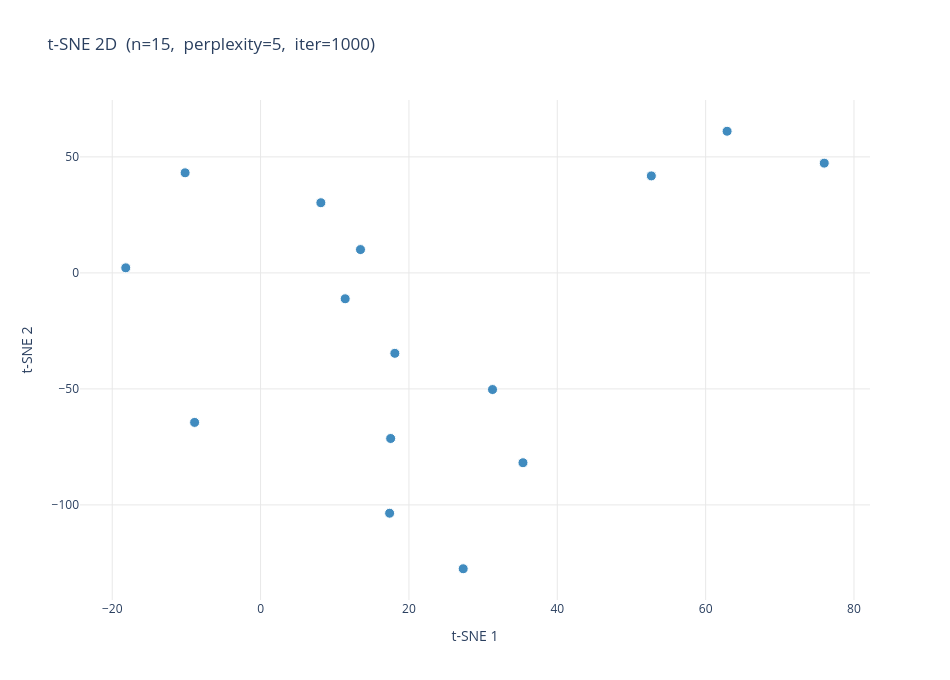

Write notebook code for a chart like this one.
### Code cell
plot_tsne(embeddings, result, output_path=None, dimensions=2)

### Figure 1 — Plotly figure (JSON) as saved in the notebook; plotly's stock layout.template omitted (floating-point values rounded to 4 significant figures)
{"data": [{"hovertemplate": "%{text}<extra>A1</extra>", "marker": {"color": "#1f77b4", "line": {"color": "white", "width": 1}, "opacity": 0.85, "size": 10}, "mode": "markers", "name": "A1", "text": ["images/A1/pai-SbcQ1Av0.png", "images/A1/pai-fMEceubf.png", "images/A1/pai-Ooz3Qfkt.png", "instances/A1/pai-SbcQ1Av0-16.png", "instances/A1/pai-SbcQ1Av0-9.png", "instances/A1/pai-SbcQ1Av0-15.png", "instances/A1/pai-SbcQ1Av0-1.png", "instances/A1/pai-fMEceubf-9.png", "instances/A1/pai-fMEceubf-16.png", "instances/A1/pai-fMEceubf-8.png", "instances/A1/pai-fMEceubf-7.png", "instances/A1/pai-Ooz3Qfkt-10.png", "instances/A1/pai-Ooz3Qfkt-8.png", "instances/A1/pai-Ooz3Qfkt-6.png", "instances/A1/pai-Ooz3Qfkt-16.png"], "type": "scatter", "x": [75.99, 52.68, 62.89, -18.18, 18.1, 31.27, -10.17, 27.32, 35.37, 17.4, 17.54, 8.126, -8.895, 13.47, 11.4], "y": [47.31, 41.81, 61.05, 2.179, -34.67, -50.28, 43.15, -127.5, -81.83, -103.6, -71.38, 30.24, -64.45, 10.05, -11.16]}], "layout": {"height": 680, "legend": {"font": {"size": 12}, "title": {"text": "Subgroup"}}, "paper_bgcolor": "white", "plot_bgcolor": "white", "title": {"font": {"size": 17}, "text": "t-SNE 2D  (n=15,  perplexity=5,  iter=1000)"}, "width": 950, "xaxis": {"gridcolor": "#e8e8e8", "showgrid": true, "title": {"text": "t-SNE 1"}, "zeroline": false}, "yaxis": {"gridcolor": "#e8e8e8", "showgrid": true, "title": {"text": "t-SNE 2"}, "zeroline": false}}}
